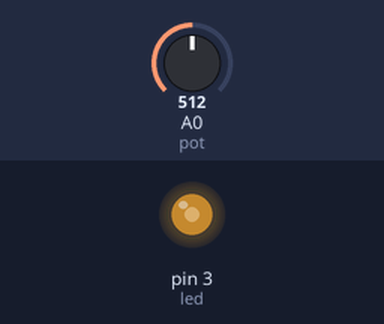
This sketch was run on a simulated Arduino Uno, built with avr-gcc and run on an emulated ATmega328P. Shown: output pins drawn as LEDs (lit = HIGH). The test bench sets the inputs (shaded band); at power-on: A0 (pot) = 512. What the sketch prints to the serial monitor is not drawn.

Above: at 1.2 s.
1.3 s: A0 (pot) set to 716
At 2.5 s:
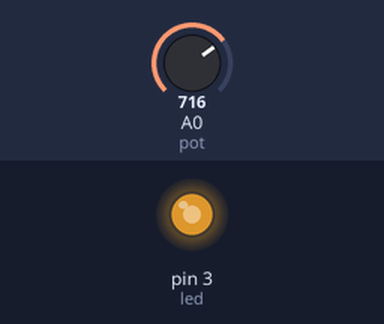
2.8 s: A0 (pot) set to 900
At 3.5 s:
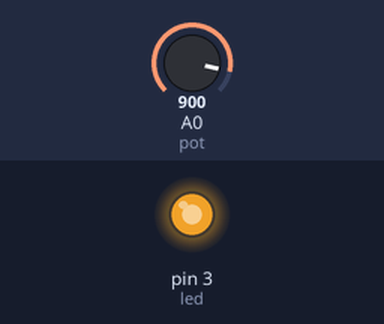
4.3 s: A0 (pot) set to 122
At 4.7 s:
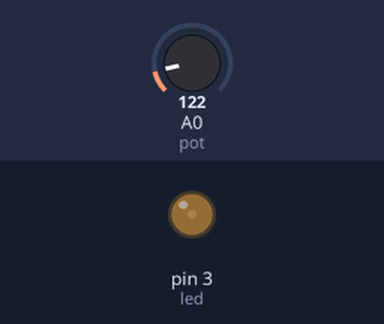
5.8 s: A0 (pot) set to 0
At 7.0 s:
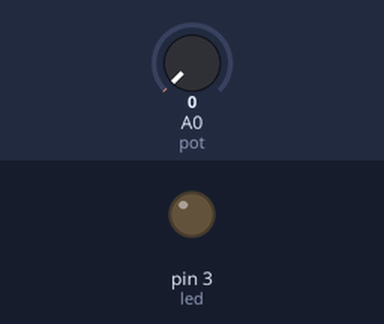
7.3 s: A0 (pot) set to 511
At 8.2 s:
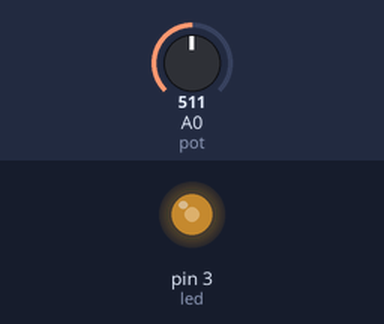
Timing chart, 0 to 9.8 s (numbered marks = the images above; inputs shaded):
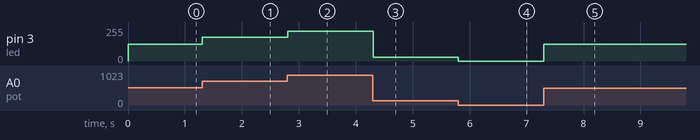

The sketch:

pot-led.ino
```cpp
int led=3;
int pot=A0;
int deger;
void setup() {
Serial.begin(9600);
pinMode(led,OUTPUT);
pinMode(pot,INPUT);
}
void loop() {
deger=analogRead(pot);
Serial.print(deger);
deger= map(deger,0,1023,0,255);
analogWrite(led,deger);
}
```

Measured:
- after the input at 1.3 s, pin 3 (led): 127/255 → 178/255 at once
- after the input at 2.8 s, pin 3 (led): 178/255 → 224/255 at once
- after the input at 4.3 s, pin 3 (led): 224/255 → 30/255 at once
- after the input at 5.8 s, pin 3 (led): 30/255 → 0/255 at once
- after the input at 7.3 s, pin 3 (led): 0/255 → 127/255 at once
